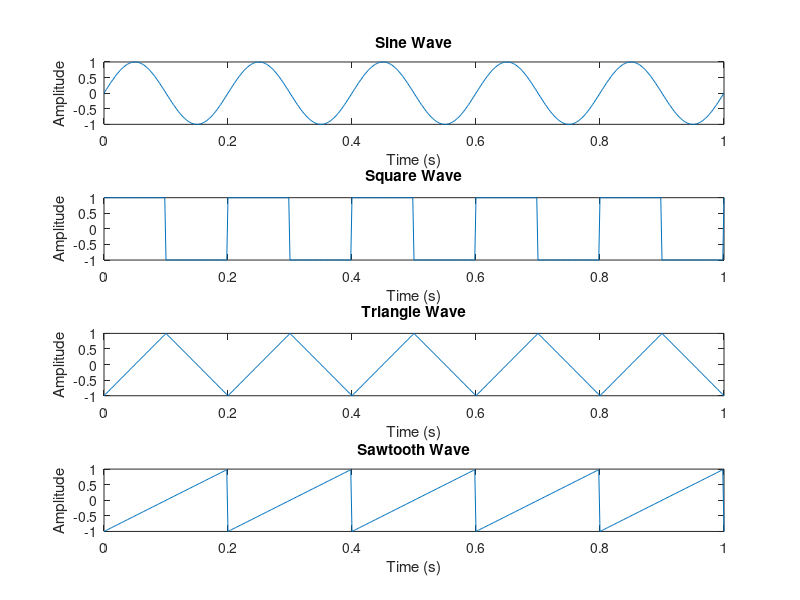

The MATLAB source for this figure:
fs = 500;          % Sampling frequency
t = 0:1/fs:1;       % Time 
f = 5;              % Frequency 
A = 1;            % Amplitude 

% Generation of waveforms
sinewave = A * sin(2 * pi * f * t);               
squarewave = A * square(2 * pi * f * t);           
trianglewave = A * sawtooth(2 * pi * f * t, 0.5);  
sawtoothwave = A * sawtooth(2 * pi * f * t);       


% Sine Wave
subplot(411);
plot(t, sinewave);
title('Sine Wave');
xlabel('Time (s)');
ylabel('Amplitude');

% Square Wave
subplot(412);
plot(t, squarewave);
title('Square Wave');
xlabel('Time (s)');
ylabel('Amplitude');


% Triangle Wave
subplot(413);
plot(t, trianglewave);
title('Triangle Wave');
xlabel('Time (s)');
ylabel('Amplitude');

% Sawtooth Wave
subplot(414);
plot(t, sawtoothwave);
title('Sawtooth Wave');
xlabel('Time (s)');
ylabel('Amplitude');


